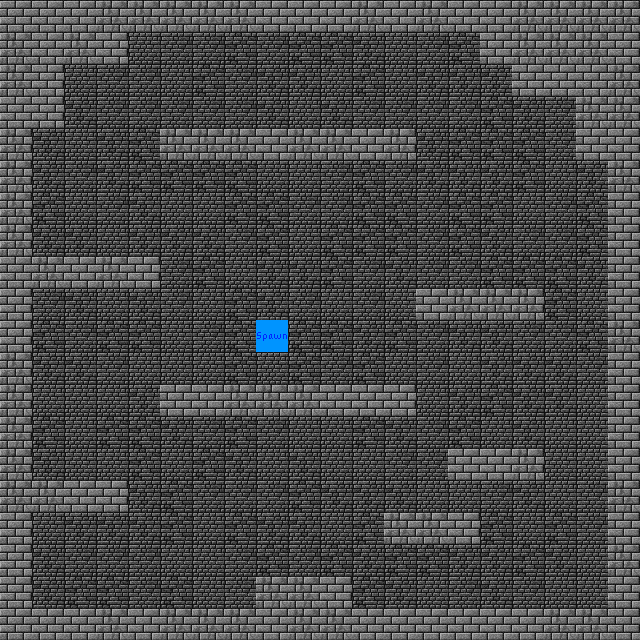

This is a level from a 2D game, rendered from its Tiled map with the project's own tilesets. A one-line summary and the map file follow, with tile-layer data summarised:
An orthogonal 20x20 tile map with 32x32 px tiles, 3 tile layers (Background, Player, Foreground).

<map version="1.0" orientation="orthogonal" width="20" height="20" tilewidth="32" tileheight="32">
 <tileset firstgid="1" name="sheet" tilewidth="32" tileheight="32">
  <image source="../gfx/sheet.png" width="128" height="128" />
 </tileset>
 <layer name="Background" width="20" height="20">
  <data>[400 cells, 400 non-empty, 4 distinct tile ids]</data>
 </layer>
 <layer name="Player" width="20" height="20">
  <data>[400 cells, 127 non-empty, 3 distinct tile ids]</data>
 </layer>
 <layer name="Foreground" width="20" height="20">
  <data>[400 cells, 0 non-empty, 0 distinct tile ids]</data>
 </layer>
</map>